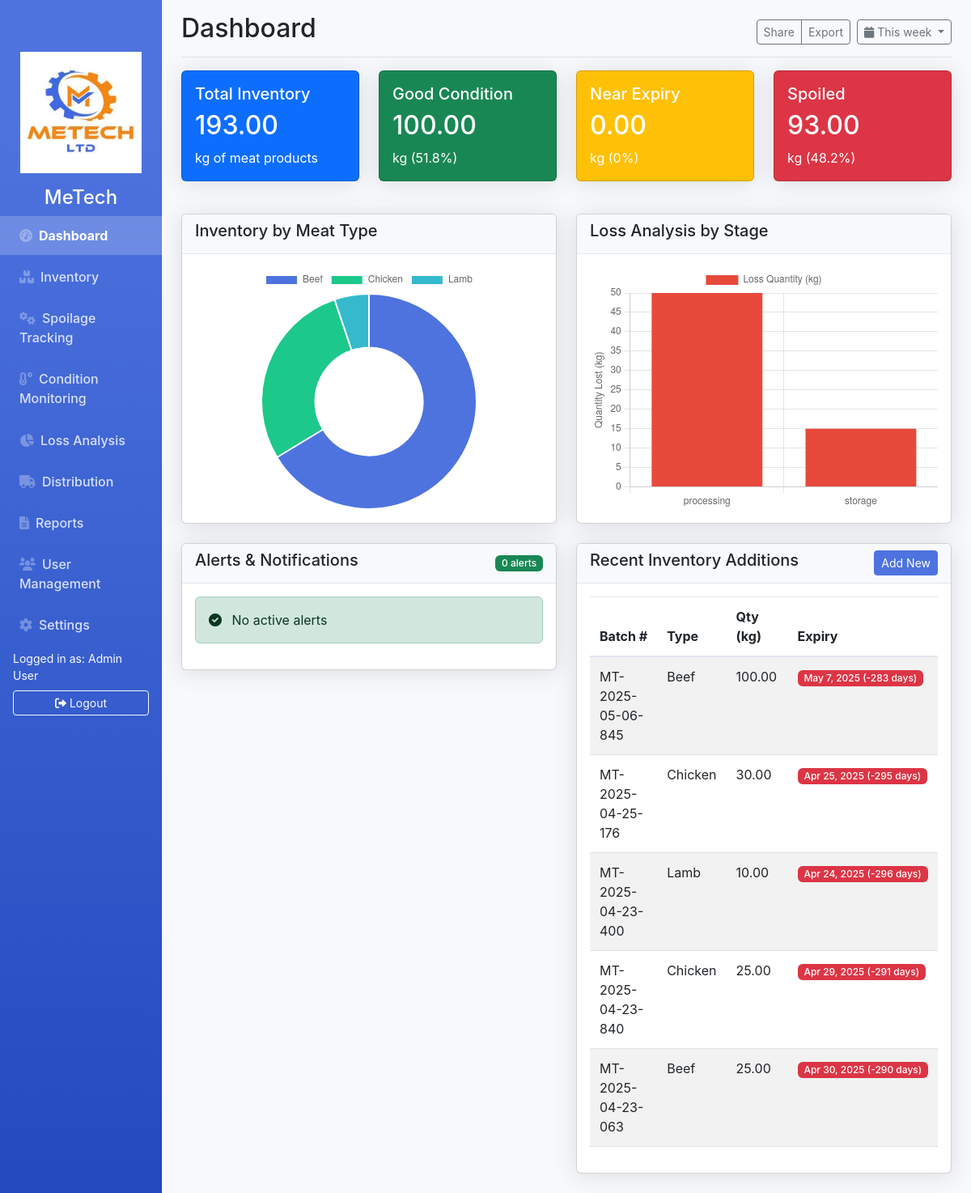
The app's page /home-page.php (signed in) with its own data.
### tables this page shows
CREATE TABLE `users` (
  `id` int(11) NOT NULL,
  `name` varchar(100) NOT NULL,
  `email` varchar(100) NOT NULL,
  `password` varchar(255) NOT NULL,
  `role` enum('admin','manager','supervisor','operator','viewer') NOT NULL,
  `status` enum('active','inactive') DEFAULT 'active',
  `last_login` datetime DEFAULT NULL,
  `created_at` timestamp NOT NULL DEFAULT current_timestamp()
);

CREATE TABLE `inventory` (
  `id` int(11) NOT NULL,
  `batch_number` varchar(50) NOT NULL,
  `meat_type_id` int(11) NOT NULL,
  `cut_type` varchar(50) DEFAULT NULL,
  `quantity` decimal(10,2) NOT NULL,
  `processing_date` date NOT NULL,
  `expiry_date` date NOT NULL,
  `storage_location_id` int(11) NOT NULL,
  `quality_notes` text DEFAULT NULL,
  `status` enum('good','near_expiry','spoiled') DEFAULT 'good',
  `created_at` timestamp NOT NULL DEFAULT current_timestamp()
);

CREATE TABLE `meat_types` (
  `id` int(11) NOT NULL,
  `name` varchar(50) NOT NULL,
  `default_expiry_days` int(11) NOT NULL
);

### home-page.php (the view, shortened to what the rows shown need)
<?php
require 'config.php';
$inventoryStats = $pdo->query("
    SELECT
        SUM(quantity) as total,
        SUM(CASE WHEN status = 'good' THEN quantity ELSE 0 END) as good,
        SUM(CASE WHEN status = 'near_expiry' THEN quantity ELSE 0 END) as near_expiry,
        SUM(CASE WHEN status = 'spoiled' THEN quantity ELSE 0 END) as spoiled
    FROM inventory
")->fetch(PDO::FETCH_ASSOC);
$inventoryByType = $pdo->query("
    SELECT mt.name, SUM(i.quantity) as total
    FROM inventory i
    JOIN meat_types mt ON i.meat_type_id = mt.id
    GROUP BY mt.name
")->fetchAll(PDO::FETCH_ASSOC);
$lossByStage = $pdo->query("
    SELECT stage, SUM(quantity) as total
    FROM loss_records
    GROUP BY stage
")->fetchAll(PDO::FETCH_ASSOC);
$recentInventory = $pdo->query("
    SELECT i.batch_number, mt.name as type, i.quantity, i.expiry_date
    FROM inventory i
    JOIN meat_types mt ON i.meat_type_id = mt.id
    ORDER BY i.created_at DESC
    LIMIT 5
")->fetchAll(PDO::FETCH_ASSOC);
$pdo->query("
    UPDATE inventory
    SET status = 'spoiled'
    WHERE expiry_date < CURDATE()
    AND status != 'spoiled'
");
?>
<!DOCTYPE html>
<html lang="en">
<head>
    <link rel="stylesheet" href="https://cdnjs.cloudflare.com/ajax/libs/font-awesome/6.0.0-beta3/css/all.min.css">
    <link href="https://cdn.jsdelivr.net/npm/bootstrap@5.3.0/dist/css/bootstrap.min.css" rel="stylesheet">
    <link rel="stylesheet" href="styles.css">
</head>
<body>
    <div class="container-fluid">
        <div class="row">
            <?php include 'sidebar.php'; ?>
            <main class="col-md-9 ms-sm-auto col-lg-10 px-md-4">
                <div class="d-flex justify-content-between flex-wrap flex-md-nowrap align-items-center pt-3 pb-2 mb-3 border-bottom">
                    <h1 class="h2">Dashboard</h1>
                </div>
                <div class="row mb-4">
                    <div class="col-md-3">
                        <div class="card text-white bg-primary mb-3">
                            <div class="card-body">
                                <h2 class="card-text"><?= number_format($inventoryStats['total'] ?? 0, 2) ?></h2>
                            </div>
                        </div>
                    </div>
                    <div class="col-md-3">
                        <div class="card text-white bg-success mb-3">
                            <div class="card-body">
                                <h2 class="card-text"><?= number_format($inventoryStats['good'] ?? 0, 2) ?></h2>
                            </div>
                        </div>
                    </div>
                    <div class="col-md-3">
                        <div class="card text-white bg-warning mb-3">
                            <div class="card-body">
                                <h2 class="card-text"><?= number_format($inventoryStats['near_expiry'] ?? 0, 2) ?></h2>
                            </div>
                        </div>
                    </div>
                    <div class="col-md-3">
                        <div class="card text-white bg-danger mb-3">
                            <div class="card-body">
                                <h2 class="card-text"><?= number_format($inventoryStats['spoiled'] ?? 0, 2) ?></h2>
                            </div>
                        </div>
                    </div>
                </div>
                <div class="row">
                    <div class="col-md-6">
                        <div class="card mb-4">
                            <div class="card-body">
                                <div class="table-responsive">
                                    <table class="table table-striped table-sm">
                                        <thead>
                                            <tr>
                                                <th>Batch #</th>
                                                <th>Type</th>
                                                <th>Qty (kg)</th>
                                                <th>Expiry</th>
                                            </tr>
                                        </thead>
                                        <tbody>
                                            <?php foreach ($recentInventory as $item):
                                                $daysLeft = floor((strtotime($item['expiry_date']) - time()) / (60 * 60 * 24));
                                                $badgeClass = $daysLeft <= 3 ? 'bg-danger' : ($daysLeft <= 7 ? 'bg-warning' : 'bg-success');
                                            ?>
                                                <tr>
                                                    <td><?= $item['batch_number'] ?></td>
                                                    <td><?= $item['type'] ?></td>
                                                    <td><?= number_format($item['quantity'], 2) ?></td>
                                                    <td>
                                                        <span class="badge <?= $badgeClass ?>">
                                                            <?= date('M j, Y', strtotime($item['expiry_date'])) ?>
                                                            (<?= $daysLeft ?> days)
                                                        </span>
                                                    </td>
                                                </tr>
                                            <?php endforeach; ?>
                                        </tbody>
                                    </table>
                                </div>
                            </div>
                        </div>
                    </div>
                </div>
            </main>
        </div>
    </div>
    <script>
        // Meat Type Chart
        const meatTypeCtx = document.getElementById('meatTypeChart').getContext('2d');
        new Chart(meatTypeCtx, {
            type: 'doughnut',
            data: {
                labels: <?= json_encode(array_column($inventoryByType, 'name')) ?>,
                datasets: [{
                    data: <?= json_encode(array_column($inventoryByType, 'total')) ?>,
                    backgroundColor: [
                        '#4e73df', '#1cc88a', '#36b9cc', '#f6c23e', '#e74a3b', '#858796'
                    ],
                    hoverBorderColor: "#fff"
                }]
            },
            options: {
                maintainAspectRatio: false,
                plugins: {
                    tooltip: {
                        callbacks: {
                            label: function(context) {
                                const label = context.label || '';
                                const value = context.raw || 0;
                                const total = context.dataset.data.reduce((a, b) => a + b, 0);
                                const percentage = Math.round((value / total) * 100);
                                return `${label}: ${value}kg (${percentage}%)`;
                            }
                        }
                    }
                }
            }
        });
        // Loss Stage Chart
        const lossStageCtx = document.getElementById('lossStageChart').getContext('2d');
        new Chart(lossStageCtx, {
            type: 'bar',
            data: {
                labels: <?= json_encode(array_column($lossByStage, 'stage')) ?>,
                datasets: [{
                    label: 'Loss Quantity (kg)',
                    data: <?= json_encode(array_column($lossByStage, 'total')) ?>,
                    backgroundColor: '#e74a3b',
                    hoverBackgroundColor: '#c82333'
                }]
            },
            options: {
                maintainAspectRatio: false,
                scales: {
                    y: {
                        beginAtZero: true,
                        title: {
                            display: true,
                            text: 'Quantity Lost (kg)'
                        }
                    }
                }
            }
        });
        // Auto-refresh every 5 minutes
        setTimeout(function() {
            window.location.reload();
        }, 300000);
    </script>
</body>
</html>

### sidebar.php (shortened to what the rows shown need)
<nav id="sidebar" class="col-md-3 col-lg-2 d-md-block bg-dark sidebar collapse">
    <div class="position-sticky pt-3">
        <div class="mt-1 px-3">
            <div class="text-light small">Logged in as: <?= getCurrentUser($pdo)['name'] ?></div>
            <a href="logout.php" class="btn btn-sm btn-outline-light w-100 mt-2">
                <i class="fas fa-sign-out-alt me-1"></i>Logout
            </a>
        </div>
    </div>
</nav>

### records on screen
users: name "Admin User"
inventory: batch_number "MT-2025-05-06-845", meat_type.name "Beef", quantity "100.00", expiry_date "May 7, 2025", expiry_date "-283"
inventory: batch_number "MT-2025-04-25-176", meat_type.name "Chicken", quantity "30.00", expiry_date "Apr 25, 2025", expiry_date "-295"
inventory: batch_number "MT-2025-04-23-400", meat_type.name "Lamb", quantity "10.00", expiry_date "Apr 24, 2025", expiry_date "-296"
inventory: batch_number "MT-2025-04-23-840", meat_type.name "Chicken", quantity "25.00", expiry_date "Apr 29, 2025", expiry_date "-291"
inventory: batch_number "MT-2025-04-23-063", meat_type.name "Beef", quantity "25.00", expiry_date "Apr 30, 2025", expiry_date "-290"

### other values on screen
$inventoryStats['total'] "193.00"
$inventoryStats['good'] "100.00"
$inventoryStats['near_expiry'] "0.00"
$inventoryStats['spoiled'] "93.00"
count($alerts) "0"
chart data {{ json_encode(array_column($inventoryByType, 'name')) }} ["Beef","Chicken","Lamb"]
chart data {{ json_encode(array_column($inventoryByType, 'total')) }} ["128.00","55.00","10.00"]
chart data {{ json_encode(array_column($lossByStage, 'stage')) }} ["processing","storage"]
chart data {{ json_encode(array_column($lossByStage, 'total')) }} ["50.00","15.00"]
